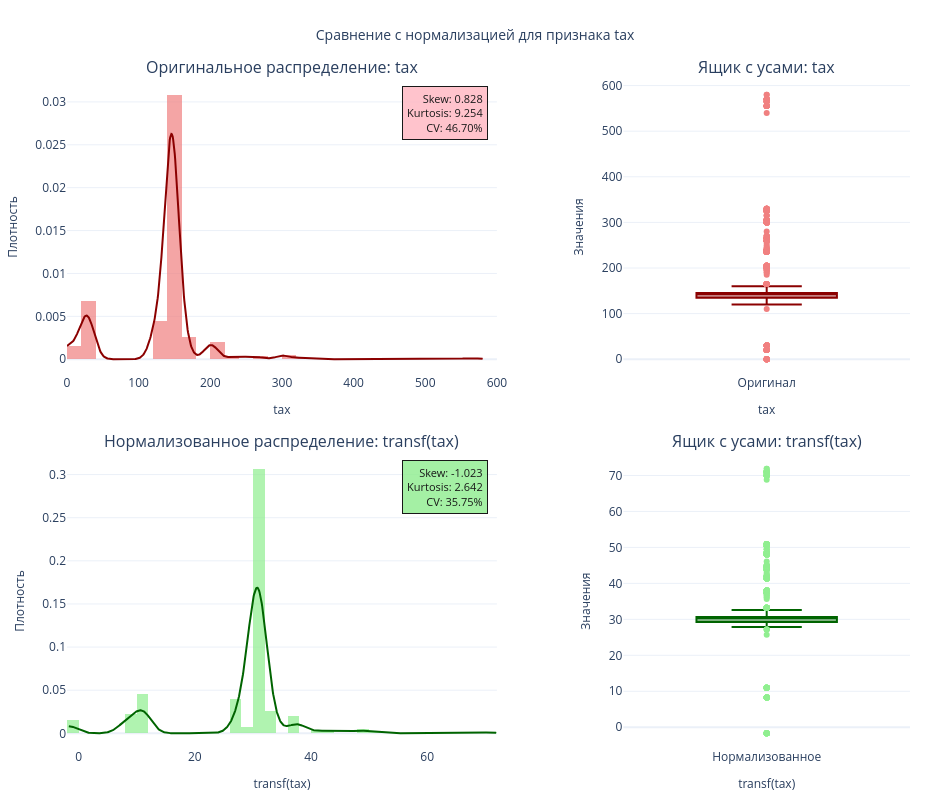

Write notebook code for a chart like this one.
### Code cell
transform_column('tax', lambda original_data: stats.boxcox(original_data)[0]) # применяем нормализацию

### Figure 1 — Plotly figure (JSON) as saved in the notebook; plotly's stock layout.template omitted (floating-point values rounded to 4 significant figures; data arrays with more than 128 entries replaced by an {"elided": "..."} marker saying what was removed)
{"data": [{"histnorm": "probability density", "marker": {"color": "lightcoral"}, "name": "Оригинал", "nbinsx": 50, "opacity": 0.7, "showlegend": false, "type": "histogram", "x": {"elided": "10781 float values"}, "xaxis": "x", "yaxis": "y"}, {"line": {"color": "darkred", "width": 2}, "mode": "lines", "name": "KDE оригинал", "showlegend": false, "type": "scatter", "x": {"elided": "1000 float values"}, "xaxis": "x", "y": {"elided": "1000 float values"}, "yaxis": "y"}, {"boxpoints": "outliers", "line": {"color": "darkred"}, "marker": {"color": "lightcoral"}, "name": "Оригинал", "showlegend": false, "type": "box", "xaxis": "x2", "y": {"elided": "10781 float values"}, "yaxis": "y2"}, {"histnorm": "probability density", "marker": {"color": "lightgreen"}, "name": "Нормализованное", "nbinsx": 50, "opacity": 0.7, "showlegend": false, "type": "histogram", "x": {"elided": "10781 float values"}, "xaxis": "x3", "yaxis": "y3"}, {"line": {"color": "darkgreen", "width": 2}, "mode": "lines", "name": "KDE нормализованного", "showlegend": false, "type": "scatter", "x": {"elided": "1000 float values"}, "xaxis": "x3", "y": {"elided": "1000 float values"}, "yaxis": "y3"}, {"boxpoints": "outliers", "line": {"color": "darkgreen"}, "marker": {"color": "lightgreen"}, "name": "Нормализованное", "showlegend": false, "type": "box", "xaxis": "x4", "y": {"elided": "10781 float values"}, "yaxis": "y4"}], "layout": {"annotations": [{"font": {"size": 16}, "showarrow": false, "text": "Оригинальное распределение: tax", "x": 0.255, "xanchor": "center", "xref": "paper", "y": 1, "yanchor": "bottom", "yref": "paper"}, {"font": {"size": 16}, "showarrow": false, "text": "Ящик с усами: tax", "x": 0.83, "xanchor": "center", "xref": "paper", "y": 1, "yanchor": "bottom", "yref": "paper"}, {"font": {"size": 16}, "showarrow": false, "text": "Нормализованное распределение: transf(tax)", "x": 0.255, "xanchor": "center", "xref": "paper", "y": 0.44, "yanchor": "bottom", "yref": "paper"}, {"font": {"size": 16}, "showarrow": false, "text": "Ящик с усами: transf(tax)", "x": 0.83, "xanchor": "center", "xref": "paper", "y": 0.44, "yanchor": "bottom", "yref": "paper"}, {"align": "right", "bgcolor": "rgba(255, 182, 193, 0.9)", "bordercolor": "black", "borderpad": 4, "borderwidth": 1, "font": {"color": "black", "size": 11}, "opacity": 0.9, "showarrow": false, "text": "Skew: 0.828<br>Kurtosis: 9.254<br>CV: 46.70%", "x": 0.98, "xref": "x domain", "y": 0.98, "yref": "y domain"}, {"align": "right", "bgcolor": "rgba(144, 238, 144, 0.9)", "bordercolor": "black", "borderpad": 4, "borderwidth": 1, "font": {"color": "black", "size": 11}, "opacity": 0.9, "showarrow": false, "text": "Skew: -1.023<br>Kurtosis: 2.642<br>CV: 35.75%", "x": 0.98, "xref": "x3 domain", "y": 0.98, "yref": "y3 domain"}], "height": 800, "legend": {"x": 0.01, "xanchor": "left", "y": 0.99, "yanchor": "top"}, "margin": {"b": 40, "l": 40, "r": 40, "t": 80}, "title": {"font": {"size": 14}, "text": "Сравнение с нормализацией для признака tax", "x": 0.5}, "width": 950, "xaxis": {"anchor": "y", "domain": [0, 0.51], "title": {"font": {"size": 12}, "text": "tax"}}, "xaxis2": {"anchor": "y2", "domain": [0.66, 1], "title": {"font": {"size": 12}, "text": "tax"}}, "xaxis3": {"anchor": "y3", "domain": [0, 0.51], "title": {"font": {"size": 12}, "text": "transf(tax)"}}, "xaxis4": {"anchor": "y4", "domain": [0.66, 1], "title": {"font": {"size": 12}, "text": "transf(tax)"}}, "yaxis": {"anchor": "x", "domain": [0.56, 1], "title": {"font": {"size": 12}, "text": "Плотность"}}, "yaxis2": {"anchor": "x2", "domain": [0.56, 1], "title": {"font": {"size": 12}, "text": "Значения"}}, "yaxis3": {"anchor": "x3", "domain": [0, 0.44], "title": {"font": {"size": 12}, "text": "Плотность"}}, "yaxis4": {"anchor": "x4", "domain": [0, 0.44], "title": {"font": {"size": 12}, "text": "Значения"}}}}
